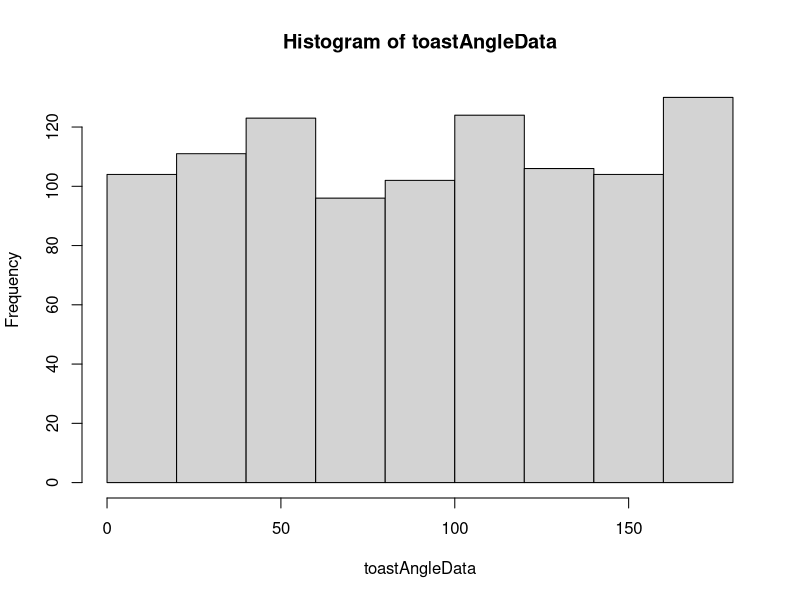
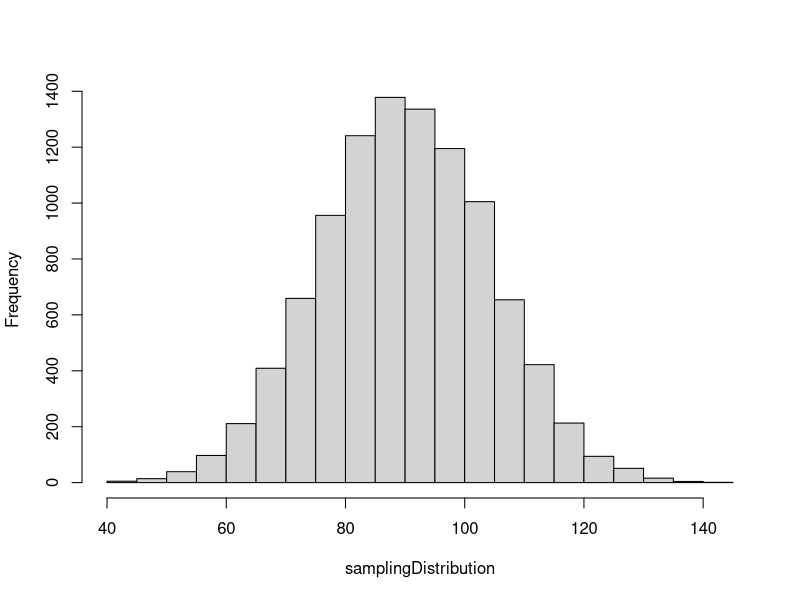
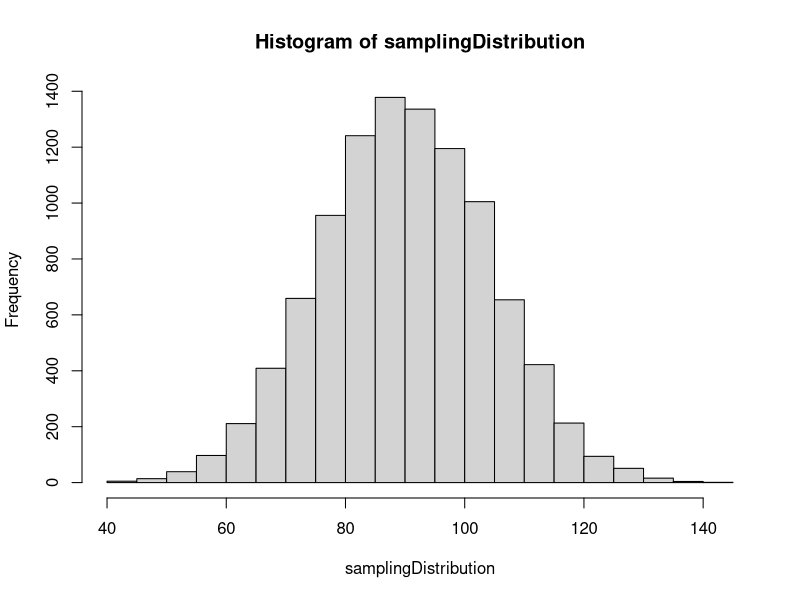
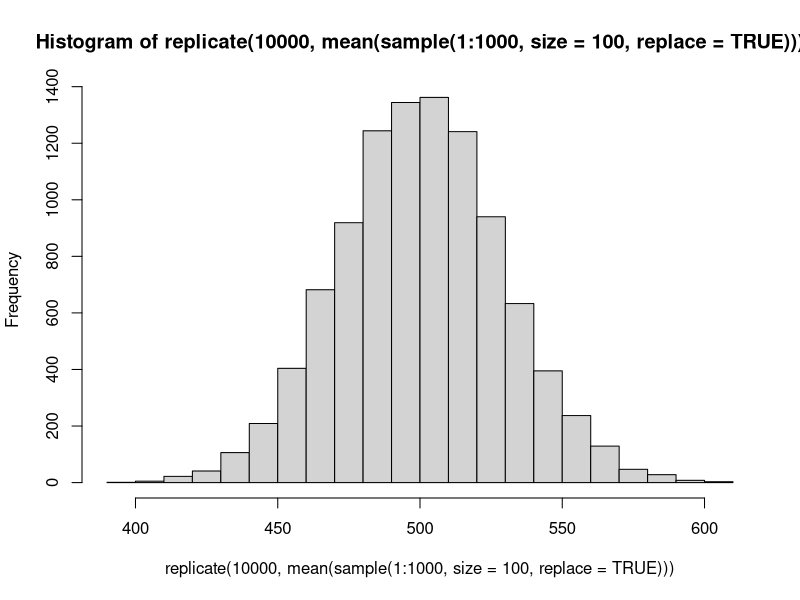
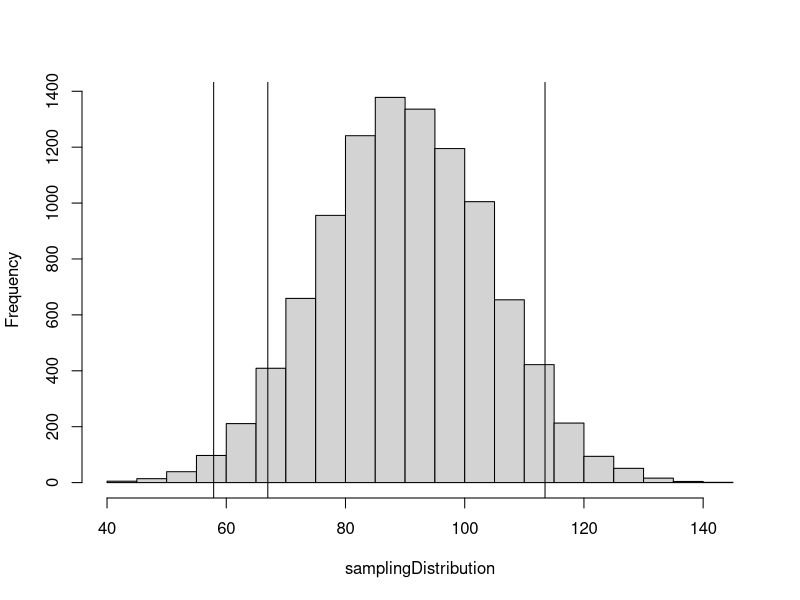
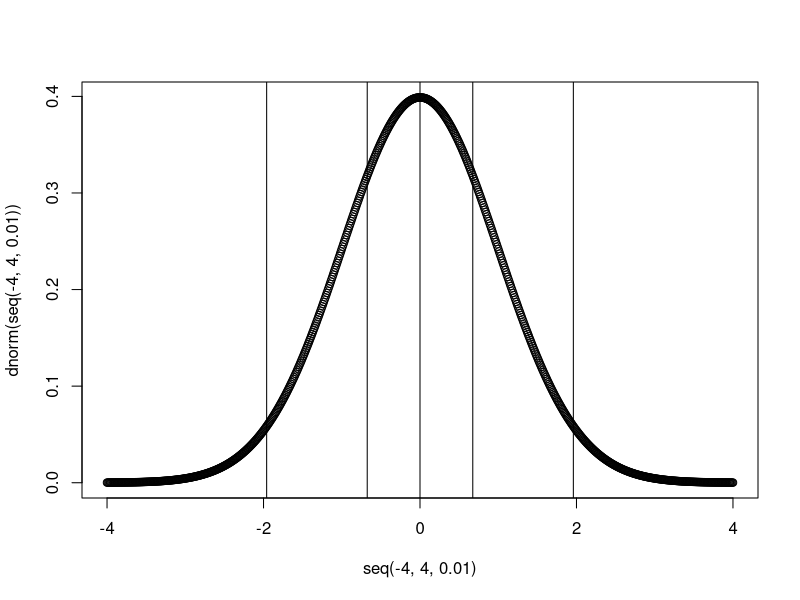
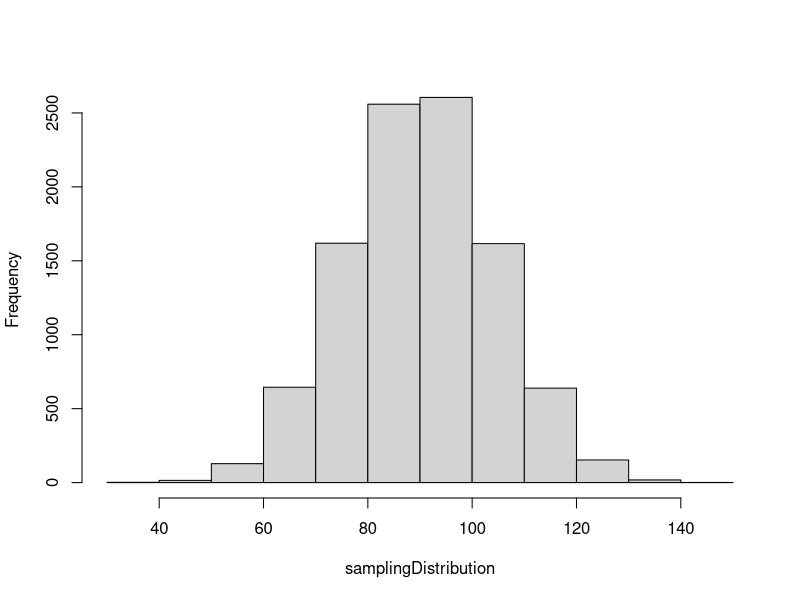
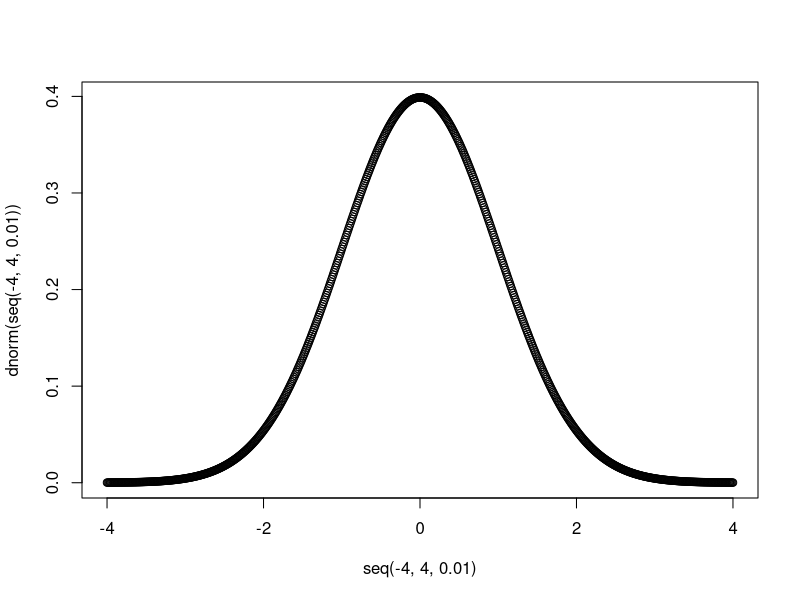

R code for these plots, in order:
## ---- chunk 1
gumballs <- rep.int(1:2,25)
gumballs <- factor(gumballs,labels=c("Red","Blue"))
gumballs
## ---- chunk 2
sample(gumballs,size=10,replace = TRUE)
sum(sample(gumballs,size=10,replace = TRUE)=="Red")
sum(sample(gumballs,size=1000,replace = TRUE)=="Red")
## ---- chunk 3
runif(n=10,min=1,max=5)
rnorm(n=10,mean=5,sd=1)
rbinom(n=10,size = 1,prob = 0.5)
## ---- chunk 4
runif(n=100,min=0,max=50)
runif(n=10)
runif(n=50,min=0,max=100)
## ---- chunk 5
toastAngleData <- runif(1000,0,180) # Random numbers from uniform distribution
head(toastAngleData) # Look at the first few numbers in the list
tail(toastAngleData) # Look at the last few numbers in the list
mean(toastAngleData) # Look at the last few numbers in the list
hist(toastAngleData) # Plot a histogram of all 1000 data points

## ---- chunk 6
set.seed(5)
toastAngleData <- runif(1000,0,180)
mean(toastAngleData)

## ---- chunk 7
#Repetitious Sampling With R
toastAngleData
sample(toastAngleData,size=14,replace=TRUE)

mean(sample(toastAngleData,size=14,replace=TRUE))
## ---- chunk 8
#replcate() to repeate the process
replicate(4, mean(sample(toastAngleData,size=14,replace=TRUE)),simplify = TRUE)
samplingDistribution <- replicate(10000, mean(sample(toastAngleData,size=14,replace=TRUE)),simplify = TRUE)
## ---- chunk 9
#png("Figure03_1.png", width = 6, height = 6, units = 'in', res = 300)
hist(samplingDistribution, main=NULL)
#dev.off()
## ---- chunk 10
hist(samplingDistribution)
## ---- chunk 11
mean(samplingDistribution)
mean(toastAngleData)

summary(toastAngleData)
summary(samplingDistribution)
## ---- chunk 12
hist(replicate(10000,mean(sample(1:1000,size=100,replace=TRUE))))
## ---- chunk 13
quantile(samplingDistribution, c(.01, .05,  .50, .95, .99))
## ---- chunk 14
#png("Figure03_2.png", width = 6, height = 6, units = 'in', res = 300)
hist(samplingDistribution, main=NULL)
abline(v=quantile(samplingDistribution,.01))
abline(v=quantile(samplingDistribution,.05))
abline(v=quantile(samplingDistribution,.95))



#dev.off()
## ---- chunk 15
samplingDistribution[ samplingDistribution<= quantile(samplingDistribution,.01) ]
summary( samplingDistribution[samplingDistribution <= quantile(samplingDistribution,.01)] )
## ---- chunk 16
quantile(0:100,probs=0.75)
## ---- chunk 17
plot(seq(-4,4,0.01),dnorm(seq(-4,4,0.01)))
abline(v=qnorm(0.50))
abline(v=qnorm(0.75))
abline(v=qnorm(0.25))
abline(v=qnorm(0.975))
abline(v=qnorm(0.025))


qnorm(0.75)
qnorm(0.25)
qnorm(0.975)
qnorm(0.025)

## ---- chunk 18
samplingDistribution <- replicate(10000, mean(sample(toastAngleData,size=14,replace=TRUE)),simplify = TRUE)
hist(samplingDistribution, main=NULL)
plot(seq(-4,4,0.01),dnorm(seq(-4,4,0.01)))
# abline(v=qnorm(0.50))
abline(v=quantile(samplingDistribution,0.025))
abline(v=quantile(samplingDistribution,0.975))
## ---- chunk 19
sample(0:100, size=3)
mean(sample(0:100,size = 3))
replicate(10000,mean(sample(0:100, size=3)))
mean(replicate(10000,mean(sample(0:100, size=3))))

## ---- chunk 20
mean(replicate(10000,mean(sample(0:100, size=3))))
